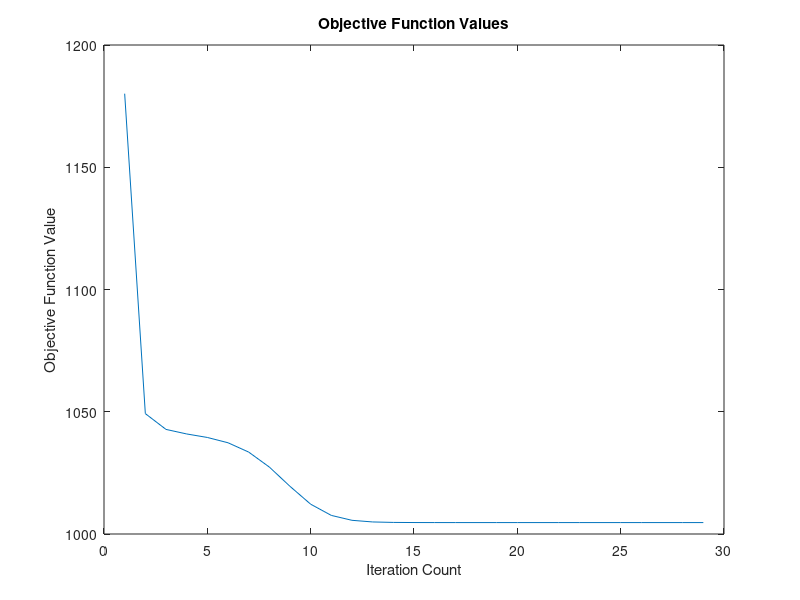

Here is the MATLAB script that generated this plot:
function [ ] = aufgabe9b( )
%AUFGABE9 Fuzzy-k-means Algorithmus
% groesserer, 7-dimensionaler Datensatz
    
    data = load('80X.txt');
    
    options = [ 2 ; 100 ; 1e-5 ; 1 ];
    
    [center,U,objFcn] = fcm(data, 2, options);
    
    figure
    plot(objFcn)
    title('Objective Function Values')
    xlabel('Iteration Count')
    ylabel('Objective Function Value')
end